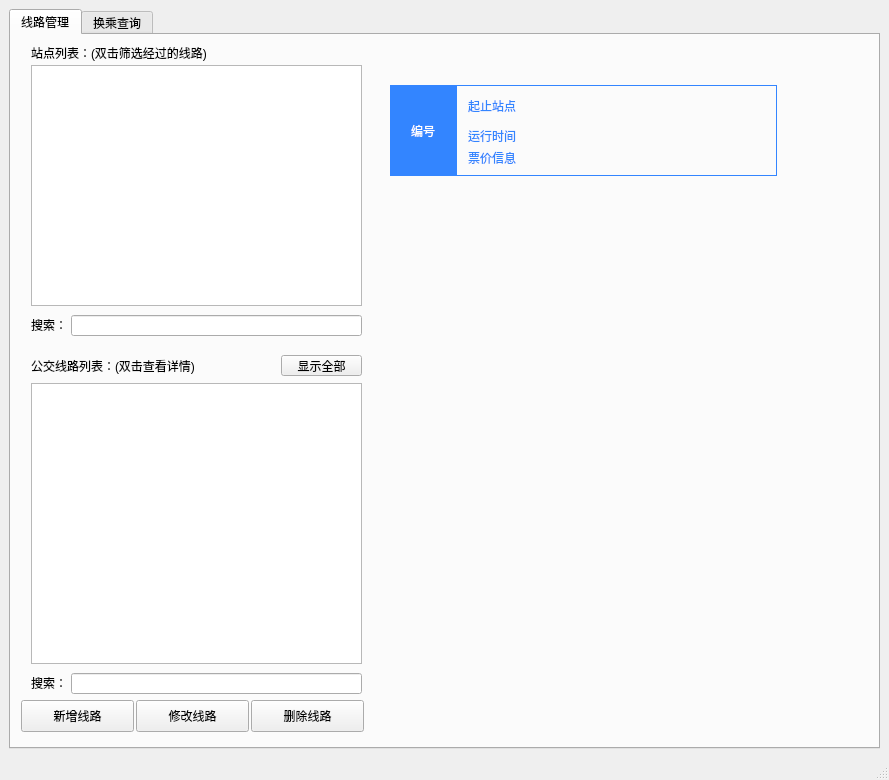
<?xml version="1.0" encoding="UTF-8"?>
<ui version="4.0">
 <class>MainWindow</class>
 <widget class="QMainWindow" name="MainWindow">
  <property name="geometry">
   <rect>
    <x>0</x>
    <y>0</y>
    <width>889</width>
    <height>780</height>
   </rect>
  </property>
  <property name="windowTitle">
   <string>公交线路换乘查询系统</string>
  </property>
  <widget class="QWidget" name="centralwidget">
   <property name="enabled">
    <bool>true</bool>
   </property>
   <layout class="QHBoxLayout" name="horizontalLayout">
    <item>
     <widget class="QTabWidget" name="tabWidget">
      <property name="currentIndex">
       <number>0</number>
      </property>
      <widget class="QWidget" name="buslineInfoTab">
       <attribute name="title">
        <string>线路管理</string>
       </attribute>
       <widget class="QListWidget" name="allBusLinesList">
        <property name="geometry">
         <rect>
          <x>20</x>
          <y>348</y>
          <width>331</width>
          <height>281</height>
         </rect>
        </property>
       </widget>
       <widget class="QLabel" name="allBusLinesLabel">
        <property name="geometry">
         <rect>
          <x>20</x>
          <y>323</y>
          <width>191</width>
          <height>16</height>
         </rect>
        </property>
        <property name="text">
         <string>公交线路列表：(双击查看详情)</string>
        </property>
       </widget>
       <widget class="QLabel" name="searchBusLineLabel">
        <property name="geometry">
         <rect>
          <x>20</x>
          <y>640</y>
          <width>41</width>
          <height>16</height>
         </rect>
        </property>
        <property name="text">
         <string>搜索：</string>
        </property>
       </widget>
       <widget class="QLineEdit" name="busLineSearchLineEdit">
        <property name="geometry">
         <rect>
          <x>60</x>
          <y>638</y>
          <width>291</width>
          <height>21</height>
         </rect>
        </property>
       </widget>
       <widget class="QLabel" name="currentLineNumber">
        <property name="geometry">
         <rect>
          <x>379</x>
          <y>50</y>
          <width>66</width>
          <height>91</height>
         </rect>
        </property>
        <property name="styleSheet">
         <string notr="true">font: 17pt &quot;.SF NS Text&quot;;
background-color: rgb(51, 133, 255);
color: rgb(255, 255, 255);</string>
        </property>
        <property name="text">
         <string>编号</string>
        </property>
        <property name="alignment">
         <set>Qt::AlignCenter</set>
        </property>
        <property name="wordWrap">
         <bool>true</bool>
        </property>
       </widget>
       <widget class="QFrame" name="buslineInfoFrame">
        <property name="geometry">
         <rect>
          <x>445</x>
          <y>50</y>
          <width>321</width>
          <height>91</height>
         </rect>
        </property>
        <property name="styleSheet">
         <string notr="true">#buslineInfoFrame{
	border-color: rgb(51, 133, 255);
	border-width: 1px;
	border-style: solid;
}
</string>
        </property>
        <property name="frameShape">
         <enum>QFrame::StyledPanel</enum>
        </property>
        <property name="frameShadow">
         <enum>QFrame::Raised</enum>
        </property>
        <widget class="QLabel" name="currentLineInfo">
         <property name="geometry">
          <rect>
           <x>12</x>
           <y>13</y>
           <width>301</width>
           <height>16</height>
          </rect>
         </property>
         <property name="styleSheet">
          <string notr="true">color: rgb(51, 133, 255);
font: 15pt &quot;.SF NS Text&quot;;</string>
         </property>
         <property name="text">
          <string>起止站点</string>
         </property>
        </widget>
        <widget class="QLabel" name="label_2">
         <property name="geometry">
          <rect>
           <x>12</x>
           <y>43</y>
           <width>51</width>
           <height>16</height>
          </rect>
         </property>
         <property name="styleSheet">
          <string notr="true">color: rgb(51, 133, 255);
font: 11pt &quot;.SF NS Text&quot;;</string>
         </property>
         <property name="text">
          <string>运行时间：</string>
         </property>
        </widget>
        <widget class="QLabel" name="label_4">
         <property name="geometry">
          <rect>
           <x>12</x>
           <y>65</y>
           <width>51</width>
           <height>16</height>
          </rect>
         </property>
         <property name="styleSheet">
          <string notr="true">color: rgb(51, 133, 255);
font: 11pt &quot;.SF NS Text&quot;;</string>
         </property>
         <property name="text">
          <string>票价信息：</string>
         </property>
        </widget>
        <widget class="QLabel" name="currentLineTime">
         <property name="geometry">
          <rect>
           <x>66</x>
           <y>43</y>
           <width>111</width>
           <height>16</height>
          </rect>
         </property>
         <property name="styleSheet">
          <string notr="true">color: rgb(51, 133, 255);
font: 11pt &quot;.SF NS Text&quot;;</string>
         </property>
         <property name="text">
          <string/>
         </property>
        </widget>
        <widget class="QLabel" name="currentLineTickets">
         <property name="geometry">
          <rect>
           <x>66</x>
           <y>65</y>
           <width>241</width>
           <height>16</height>
          </rect>
         </property>
         <property name="styleSheet">
          <string notr="true">color: rgb(51, 133, 255);
font: 11pt &quot;.SF NS Text&quot;;</string>
         </property>
         <property name="text">
          <string/>
         </property>
        </widget>
       </widget>
       <widget class="QPushButton" name="addLineButton">
        <property name="geometry">
         <rect>
          <x>10</x>
          <y>665</y>
          <width>113</width>
          <height>32</height>
         </rect>
        </property>
        <property name="text">
         <string>新增线路</string>
        </property>
       </widget>
       <widget class="QPushButton" name="removeLineButton">
        <property name="geometry">
         <rect>
          <x>240</x>
          <y>665</y>
          <width>113</width>
          <height>32</height>
         </rect>
        </property>
        <property name="text">
         <string>删除线路</string>
        </property>
       </widget>
       <widget class="QPushButton" name="editLineButton">
        <property name="geometry">
         <rect>
          <x>125</x>
          <y>665</y>
          <width>113</width>
          <height>32</height>
         </rect>
        </property>
        <property name="text">
         <string>修改线路</string>
        </property>
       </widget>
       <widget class="BuslineDetailView" name="buslineDetailView" native="true">
        <property name="geometry">
         <rect>
          <x>380</x>
          <y>160</y>
          <width>471</width>
          <height>520</height>
         </rect>
        </property>
       </widget>
       <widget class="QLabel" name="label_9">
        <property name="geometry">
         <rect>
          <x>20</x>
          <y>10</y>
          <width>201</width>
          <height>16</height>
         </rect>
        </property>
        <property name="text">
         <string>站点列表：(双击筛选经过的线路)</string>
        </property>
       </widget>
       <widget class="QListWidget" name="allStopList">
        <property name="geometry">
         <rect>
          <x>20</x>
          <y>30</y>
          <width>331</width>
          <height>241</height>
         </rect>
        </property>
       </widget>
       <widget class="QLineEdit" name="allStopSearchLineEdit">
        <property name="geometry">
         <rect>
          <x>60</x>
          <y>280</y>
          <width>291</width>
          <height>21</height>
         </rect>
        </property>
       </widget>
       <widget class="QLabel" name="searchBusLineLabel_2">
        <property name="geometry">
         <rect>
          <x>20</x>
          <y>282</y>
          <width>41</width>
          <height>16</height>
         </rect>
        </property>
        <property name="text">
         <string>搜索：</string>
        </property>
       </widget>
       <widget class="QPushButton" name="showAllButton">
        <property name="geometry">
         <rect>
          <x>270</x>
          <y>320</y>
          <width>81</width>
          <height>21</height>
         </rect>
        </property>
        <property name="text">
         <string>显示全部</string>
        </property>
       </widget>
      </widget>
      <widget class="QWidget" name="queryTab">
       <attribute name="title">
        <string>换乘查询</string>
       </attribute>
       <widget class="QListWidget" name="startStopList">
        <property name="geometry">
         <rect>
          <x>20</x>
          <y>40</y>
          <width>251</width>
          <height>261</height>
         </rect>
        </property>
       </widget>
       <widget class="QLabel" name="label">
        <property name="geometry">
         <rect>
          <x>20</x>
          <y>312</y>
          <width>41</width>
          <height>16</height>
         </rect>
        </property>
        <property name="text">
         <string>搜索：</string>
        </property>
       </widget>
       <widget class="QLineEdit" name="startStopSearchEdit">
        <property name="geometry">
         <rect>
          <x>60</x>
          <y>310</y>
          <width>211</width>
          <height>21</height>
         </rect>
        </property>
       </widget>
       <widget class="QLabel" name="label_3">
        <property name="geometry">
         <rect>
          <x>20</x>
          <y>20</y>
          <width>111</width>
          <height>16</height>
         </rect>
        </property>
        <property name="text">
         <string>双击选择起点站：</string>
        </property>
       </widget>
       <widget class="QLabel" name="label_5">
        <property name="geometry">
         <rect>
          <x>20</x>
          <y>370</y>
          <width>111</width>
          <height>16</height>
         </rect>
        </property>
        <property name="text">
         <string>双击选择终点站：</string>
        </property>
       </widget>
       <widget class="QLineEdit" name="stopSearchEdit">
        <property name="geometry">
         <rect>
          <x>60</x>
          <y>658</y>
          <width>211</width>
          <height>21</height>
         </rect>
        </property>
       </widget>
       <widget class="QListWidget" name="endStopList">
        <property name="geometry">
         <rect>
          <x>20</x>
          <y>398</y>
          <width>251</width>
          <height>251</height>
         </rect>
        </property>
       </widget>
       <widget class="QLabel" name="label_6">
        <property name="geometry">
         <rect>
          <x>20</x>
          <y>660</y>
          <width>41</width>
          <height>16</height>
         </rect>
        </property>
        <property name="text">
         <string>搜索：</string>
        </property>
       </widget>
       <widget class="QGroupBox" name="queryChoiceGroup">
        <property name="geometry">
         <rect>
          <x>315</x>
          <y>20</y>
          <width>401</width>
          <height>121</height>
         </rect>
        </property>
        <property name="title">
         <string>当前选择</string>
        </property>
        <property name="checkable">
         <bool>false</bool>
        </property>
        <widget class="QLabel" name="label_7">
         <property name="geometry">
          <rect>
           <x>10</x>
           <y>30</y>
           <width>51</width>
           <height>16</height>
          </rect>
         </property>
         <property name="text">
          <string>起点站：</string>
         </property>
        </widget>
        <widget class="QLabel" name="label_8">
         <property name="geometry">
          <rect>
           <x>10</x>
           <y>60</y>
           <width>51</width>
           <height>16</height>
          </rect>
         </property>
         <property name="text">
          <string>终点站：</string>
         </property>
        </widget>
        <widget class="QLabel" name="startStopLabel">
         <property name="geometry">
          <rect>
           <x>60</x>
           <y>30</y>
           <width>331</width>
           <height>16</height>
          </rect>
         </property>
         <property name="text">
          <string/>
         </property>
        </widget>
        <widget class="QLabel" name="endStopLabel">
         <property name="geometry">
          <rect>
           <x>60</x>
           <y>60</y>
           <width>331</width>
           <height>16</height>
          </rect>
         </property>
         <property name="text">
          <string/>
         </property>
        </widget>
        <widget class="QRadioButton" name="transferRadioButton">
         <property name="geometry">
          <rect>
           <x>190</x>
           <y>87</y>
           <width>81</width>
           <height>20</height>
          </rect>
         </property>
         <property name="text">
          <string>换乘最少</string>
         </property>
         <property name="checked">
          <bool>false</bool>
         </property>
        </widget>
        <widget class="QRadioButton" name="lengthRadioButton">
         <property name="geometry">
          <rect>
           <x>310</x>
           <y>87</y>
           <width>81</width>
           <height>20</height>
          </rect>
         </property>
         <property name="text">
          <string>路线最短</string>
         </property>
         <property name="checked">
          <bool>false</bool>
         </property>
        </widget>
        <widget class="QRadioButton" name="noneRadioButton">
         <property name="geometry">
          <rect>
           <x>72</x>
           <y>87</y>
           <width>61</width>
           <height>20</height>
          </rect>
         </property>
         <property name="text">
          <string>无要求</string>
         </property>
         <property name="checked">
          <bool>true</bool>
         </property>
        </widget>
        <widget class="QLabel" name="label_11">
         <property name="geometry">
          <rect>
           <x>10</x>
           <y>90</y>
           <width>59</width>
           <height>16</height>
          </rect>
         </property>
         <property name="text">
          <string>方案要求：</string>
         </property>
        </widget>
       </widget>
       <widget class="QPushButton" name="swapStopsButton">
        <property name="geometry">
         <rect>
          <x>730</x>
          <y>40</y>
          <width>113</width>
          <height>32</height>
         </rect>
        </property>
        <property name="text">
         <string>交换起始站点</string>
        </property>
       </widget>
       <widget class="QPushButton" name="confirmQueryButton">
        <property name="geometry">
         <rect>
          <x>730</x>
          <y>100</y>
          <width>113</width>
          <height>32</height>
         </rect>
        </property>
        <property name="text">
         <string>查询换乘方案</string>
        </property>
        <property name="autoDefault">
         <bool>false</bool>
        </property>
        <property name="default">
         <bool>true</bool>
        </property>
       </widget>
       <widget class="QLabel" name="queryPromptLabel">
        <property name="geometry">
         <rect>
          <x>320</x>
          <y>180</y>
          <width>59</width>
          <height>16</height>
         </rect>
        </property>
        <property name="styleSheet">
         <string notr="true">font: 11pt &quot;.SF NS Text&quot;;</string>
        </property>
        <property name="text">
         <string>查询结果</string>
        </property>
       </widget>
       <widget class="QueryResultView" name="queryResultWidget" native="true">
        <property name="geometry">
         <rect>
          <x>320</x>
          <y>210</y>
          <width>531</width>
          <height>471</height>
         </rect>
        </property>
       </widget>
      </widget>
     </widget>
    </item>
   </layout>
  </widget>
  <widget class="QMenuBar" name="menubar">
   <property name="geometry">
    <rect>
     <x>0</x>
     <y>0</y>
     <width>889</width>
     <height>22</height>
    </rect>
   </property>
  </widget>
  <widget class="QStatusBar" name="statusbar"/>
 </widget>
 <customwidgets>
  <customwidget>
   <class>BuslineDetailView</class>
   <extends>QWidget</extends>
   <header>buslinedetailview.h</header>
   <container>1</container>
  </customwidget>
  <customwidget>
   <class>QueryResultView</class>
   <extends>QWidget</extends>
   <header>queryresultview.h</header>
   <container>1</container>
  </customwidget>
 </customwidgets>
 <resources/>
 <connections/>
</ui>
